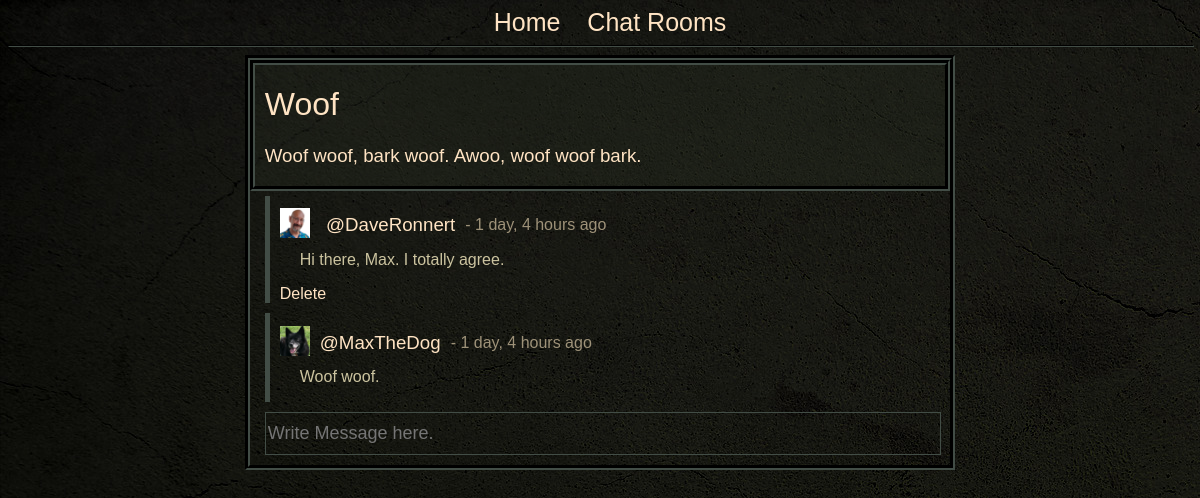
Screenshot of /room/1 (signed in) with the database file from the repository.
### chat/models.py (models this page shows, shortened)
class ChatRoom(models.Model):
    host = models.ForeignKey(User, on_delete=models.SET_NULL, null=True)
    topic = models.ForeignKey(Topic, on_delete=models.SET_NULL, null=True)
    name = models.CharField(max_length=25)
    description = models.TextField(blank=True, null=True)
    created = models.DateTimeField(auto_now=True)
    updated = models.DateTimeField(auto_now_add=True)
    class Meta:
        ordering = ['-updated', '-created']

class Messages(models.Model):
    user = models.ForeignKey(User, on_delete=models.CASCADE)
    room = models.ForeignKey(ChatRoom, on_delete=models.CASCADE)
    body = models.TextField()
    created = models.DateTimeField(auto_now=True)
    updated = models.DateTimeField(auto_now_add=True)

class Profile(models.Model):
    user = models.OneToOneField(User, null=True, on_delete=models.CASCADE)
    bio = models.TextField()
    profile_pic = models.ImageField(null=True, blank=True, upload_to='images/')

### chat/views.py (the view, shortened to what this page needs)
# urls.py: path('room/<str:pk>', views.room, name='room'),
def room(request, pk):
    room = ChatRoom.objects.get(id=pk)
    messages = room.messages_set.all().order_by('-created')
    context = {'room': room, 'messages': messages}
    return render(request, 'chat/room.html', context)

### chat/templates/chat/room.html (shortened to what this page needs)
{% extends 'home.html' %}
{% load static %}
{% block content %}
<div class="room_grid">
    <div class="room_title">
        <h1>{{room.name}}</h1>
        <h3>{{room.description}}</h3>
    </div>
    <div class="convo_body">
        {% for mess in messages %}
            <div class="message">
                {% if mess.user.profile.profile_pic %}
                <div class="mess_img"><img src="{{mess.user.profile.profile_pic.url}}" height="30"></div>
                {% else %}
                <div class="chat_room_host_img">
                    <img src="{% static '/images/avatar.png' %}" height="30">
                </div>
                {% endif %}
                <div class="mess_head"><h3>@{{mess.user}}</h3></div>
                <div class="mess_date"> - {{mess.created|timesince}} ago</div>
                <div class="mess_body"><p>{{mess.body}}</p></div>
                <div class="mess_del">
                    {% if request.user == mess.user %}
                        <a href="{% url 'delete_message' mess.id %}">Delete</a>
                    {% endif %}
                </div>
            </div>
        {% endfor %}
    </div>
    {% if request.user.is_authenticated %}
    <div class="comment_form">
        <form method="POST" action="">
            <input class="chat_entry_field" type="text" name="body" placeholder="Write Message here.">
        </form>
    </div>
    {% endif %}
</div>
{% endblock content %}

### static/css/styles.css (style rules this page uses)
html body { height: 100%; background-image: url('../images/main_bg.jpg'); }
p, li { color: rgb(204, 196, 160); font-family: Geneva, sans-serif; font-weight: lighter; margin-left: 20px; margin-right: 20px; }
a:link { font-family: Geneva, sans-serif; font-weight: lighter; text-decoration: none; color:bisque; }
h1 { font-family: Geneva, sans-serif; font-weight: lighter; color:bisque; }
h3 { font-family: Geneva, sans-serif; font-weight: lighter; color:bisque; }
.room_grid { margin-left: 20%; margin-right: 20%; display: grid; grid-template-columns: 15px auto 15px; justify-items: center; border-color: rgb(66, 77, 70); border-style: groove; border-width: 5px; }
.room_title { grid-column: 2; grid-row: 1; width: 100%; border-color: rgb(66, 77, 70); background-color: rgb(41, 46, 34, 0.3); border-style: groove; border-width: 5px; padding-left: 10px; padding-right: 10px; }
.convo_body { width: 100%; grid-column: 2; grid-row: 2; }
.message { border-color: rgb(66, 77, 70); border-style: solid; border-width: 5px; border-right: 0px; border-top: 0px; border-bottom: 0px; display: grid; grid-template-columns: min-content; margin-top: 5px; margin-bottom: 10px; padding-left: 10px; justify-content: start; }
.mess_img { grid-column: 1; grid-row: 1; align-self: center; width: 40px }
.mess_head { grid-column: 2; grid-row: 1; width: fit-content }
.mess_date { grid-column: 3; grid-row: 1; margin-left: 10px; font-family: Geneva, sans-serif; font-weight: lighter; color:rgb(158, 146, 121); align-self: center; width: max-content; }
.mess_body { grid-column: 1 / span 4; grid-row: 2; margin-top: -20px; }
.mess_del { grid-column: 1; grid-row: 3; }
.comment_form { grid-column: 2; grid-row: 3; width: 100%; }
.chat_entry_field { font-size: 18px; color: bisque; background-color: rgb(0, 0, 0, 0); border-style: solid; border-width: 1px; border-color: rgb(66, 77, 70); padding-top: 10px; padding-bottom: 10px; margin-bottom: 10px; width: 100%; }

### rows the page displays
ChatRoom: name "Woof", description "Woof woof, bark woof. Awoo, woof woof bark."
Messages: user.profile.profile_pic (picture), user "DaveRonnert", created "1 day, 4 hours", body "Hi there, Max. I totally agree.", shows "Delete"
Messages: user.profile.profile_pic (picture), user "MaxTheDog", created "1 day, 4 hours", body "Woof woof."
